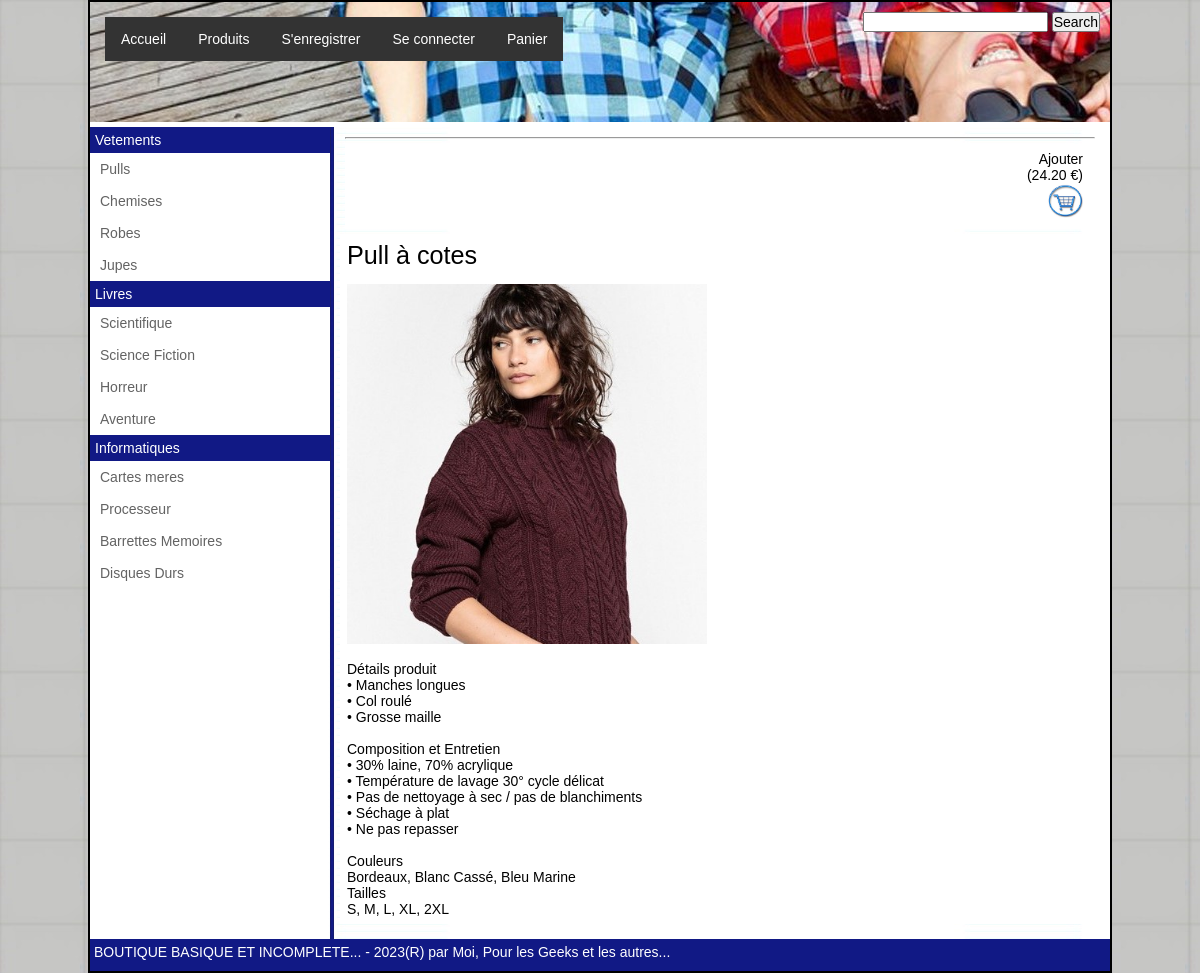
The app's page /index.php?idart=2 with its own data.
### tables this page shows
CREATE TABLE `sous_categories` (
  `idsscategorie` int(11) NOT NULL,
  `nomsscategorie` varchar(48) NOT NULL,
  `idcategorieparent` int(11) NOT NULL
);

CREATE TABLE `produits` (
  `idArticle` int(11) NOT NULL,
  `nomArticle` varchar(64) DEFAULT NULL,
  `idSscategorie` int(11) DEFAULT NULL,
  `photoArticle` varchar(127) DEFAULT NULL,
  `descArticle` longtext,
  `prixArticle` decimal(5,2) DEFAULT NULL
);

### controllers/ctrl_main.php (called while the page is built, shortened)
<?php
require_once ("tools/config.php");
require_once ("tools/multiload.php");
$id_ssCat=0;
$id_Art=0;
if (isset($_GET['idsscat'])) {
    if(!empty($_GET["idsscat"])){
        $id_ssCat = protect_montexte($_GET["idsscat"]);
    }
    if( $id_ssCat <> 0){
        $modArticles = new ModArticles();
        $articles = $modArticles->getArticlesofSsCat($id_ssCat);
        $str_inc = "views/view_detailsCategorie.php";
    }
} else if (isset($_GET['idart'])) {
    if(!empty($_GET["idart"])){
        $id_Art = protect_montexte($_GET["idart"]);
    }
    if( $id_Art <> 0){
        $modArticles = new ModArticles();
        $article = $modArticles->getArticle($id_Art);
    }
} else if(isset($txtSearch) && !empty($txtSearch)){
    $str_inc ="resultSearch.php";
} else if(isset($_GET['all'])){
    $modArticles = new ModArticles();
    $allArticles = $modArticles->getAllArticles();
    $str_inc ="views/view_afficherall.php";
} else if(isset($_GET['act'])){
    $str_inc ="views/view_afficherpanier.php";
}else {
    $str_inc ="views/view_bienvenue.html";
}
require_once ("views/view_index.php");

### index.php (called while the page is built)
<?php
require_once ("controllers/ctrl_main.php");

### tools/multiload.php (called while the page is built, shortened)
<?php
spl_autoload_register(function ($className) {
    $dirs = ['models','tools'];
    try {
        foreach ($dirs as $dir) {
            $f = "$dir/$className.php";
            if (file_exists($f)) {
                $err = false;
                break;
            }
        }
    } catch (Exception $e) {
        echo "erreur : " . $e->getMessage();
        die();
    }
});

### models/modcategories.php (called while the page is built)
<?php
class ModCategories implements Conn_db
{
    private $conn;
    public function __construct()
    {
        try {
            $dsn = "mysql:host=localhost;dbname=".self::C_dbname;
            $this->conn = new PDO($dsn, self::C_dbuser, self::C_dbpass, array(PDO::ATTR_ERRMODE => PDO::ERRMODE_EXCEPTION));
        } catch (PDOException $p) {
            die('Erreur de connexion. Err : ' . $p->getMessage());
        }
    }
    public function getAllcategories()
    {
        $query = "SELECT * FROM categories";
        $res = $this->conn->query($query);
        return $res;
    }
    public function getSousCategories($id)
    {
        $query = "SELECT * FROM sous_categories where idcategorieparent = :idcat";
        $stmt = $this->conn->prepare($query);
        $stmt->bindParam(':idcat', $id, PDO::PARAM_INT);
        $stmt->execute();
        return $stmt;
    }
}

### models/modleftmenu.php (called while the page is built)
<?php
class ModLeftMenu
{
    public function buildLeftMenu()
    {
        $cat = new ModCategories();
        $qry_result = $cat->getAllcategories();
        $res = [];
        while ($row = $qry_result->fetch(PDO::FETCH_ASSOC)) {
            $res[$row['nomcategorie']] = [];
            $ssres = $cat->getSousCategories($row['idcategorie']);
            while($row_Ss = $ssres->fetch(PDO::FETCH_ASSOC)){
                array_push($res[$row['nomcategorie']], [$row_Ss['idsscategorie'],$row_Ss['nomsscategorie']]);
            }
        }
        return  $res;
    }
}

### models/modarticles.php (called while the page is built, shortened)
<?php
class ModArticles implements Conn_db
{
    private $conn;
    public function __construct()
    {
        try {
            $dsn = "mysql:host=localhost;dbname=".self::C_dbname;
            $this->conn = new PDO($dsn, self::C_dbuser, self::C_dbpass, array(PDO::ATTR_ERRMODE => PDO::ERRMODE_EXCEPTION));
        } catch (PDOException $p) {
            die('Erreur de connexion. Err : ' . $p->getMessage());
        }
    }
    function getArticle($idArt){
        $query = "SELECT * FROM produits where idarticle = :idart";
        $stmt = $this->conn->prepare($query);
        $stmt->bindParam(':idart', $idArt, PDO::PARAM_INT);
        $stmt->execute();
        return $stmt;
    }
}

### tools/config.php (called while the page is built, shortened)
<?php
function protect_montexte($montexte) {
    $montexte = trim($montexte);
    $montexte = stripslashes($montexte);
    $montexte = htmlspecialchars($montexte);
    return $montexte;
}

### views/view_article.php (the view)
<?php
$return_string="";
if($article->rowCount() > 0 ){
    while($row = $article->fetch(PDO::FETCH_ASSOC)) {
        $return_string .= '<hr><p class="ajoutpanier">Ajouter<br>('.$row['prixArticle'].' €)<br>';
        $return_string .= '<a href="miscs/ajoutpanier.php?idart='.$row['idArticle'].'"><img src="assets/img/panier.jpg" width=36 height=36></a>';
        $return_string .= '<br></p>'."\n";
        $return_string .= '<p class="titrearticle">'.utf8_encode($row['nomArticle']).'</p>'  .  "\n";
        $return_string .= '<p><img src="'.$row['photoArticle'].'" alt="'. $row['nomArticle'] .'" width=360 height=360></p>'."\n";
        $return_string .= '<p>'.utf8_encode($row['descArticle']).'</p>';
    }
}else {
    $return_string .= '<h1>Article introuvable ...</h1>';
}
echo $return_string;

### views/view_left_menu.php
<?php
$menu_string = '<ul>';
foreach ($resLeftMenu as $catM => $SsCats) {
    $menu_string  .= '<li class="licategorie">' . $catM . '</li>';
    foreach ($SsCats as $SsCatName) {
        $menu_string .= '<li class="lisscategorie">';
        $menu_string .= '<a href="index.php?idsscat=' . $SsCatName[0] . '">' . $SsCatName[1] . '</a>';
        $menu_string .= '</li>';
    }
}
$menu_string .= '</ul>';
echo $menu_string;

### assets/css/index.css (style rules this page uses)
*,html { padding : 0px; margin : 0px; font-family: Arial, Helvetica, sans-serif; font-size: 14px; box-sizing: border-box; }
body { background-image: url("../img/bgBazar.jpg"); background-repeat: both; }
#contentblock a { text-decoration: none; }
#contentblock p { background-color: white; text-justify: auto; color:#000000; padding: 7px; }
.licategorie { background-color: #111985; color: white; padding: 5px; }
#leftmenu ul { list-style-type: none; margin: 0; padding: 0; }
#leftmenu li a { color: rgb(99, 99, 99); text-decoration: none; white-space: nowrap; display: block; padding: 8px 10px ; }
.titrearticle { font-size: 1.8em; }
.ajoutpanier { background-color: rgb(100, 180, 240); padding: 5px; margin: 5px; border: 0px; text-align: right; }

### records on screen
sous_categories: nomsscategorie "Pulls"
sous_categories: nomsscategorie "Chemises"
sous_categories: nomsscategorie "Robes"
sous_categories: nomsscategorie "Jupes"
sous_categories: nomsscategorie "Scientifique"
sous_categories: nomsscategorie "Science Fiction"
sous_categories: nomsscategorie "Horreur"
sous_categories: nomsscategorie "Aventure"
sous_categories: nomsscategorie "Cartes meres"
sous_categories: nomsscategorie "Processeur"
sous_categories: nomsscategorie "Barrettes Memoires"
sous_categories: nomsscategorie "Disques Durs"
produits: prixArticle "24.20", nomArticle "Pull à cotes", photoArticle (picture), descArticle "Détails produit • Manches longues • Col roulé • Grosse maille Composition et Entretien • 30% laine, 70% acrylique • Température de lavage 30° cycle délicat • Pas de nettoyage à sec / pas de blanchiments • Séchage à plat • Ne pas repasser Couleurs Bordeaux, Blanc Cassé, Bleu Marine Tailles S, M, L, XL, 2XL"

### other values on screen
$catM "Vetements"
$catM "Livres"
$catM "Informatiques"
$sitetitle "BOUTIQUE BASIQUE ET INCOMPLETE..."
$siteslogan "Pour les Geeks et les autres..."
